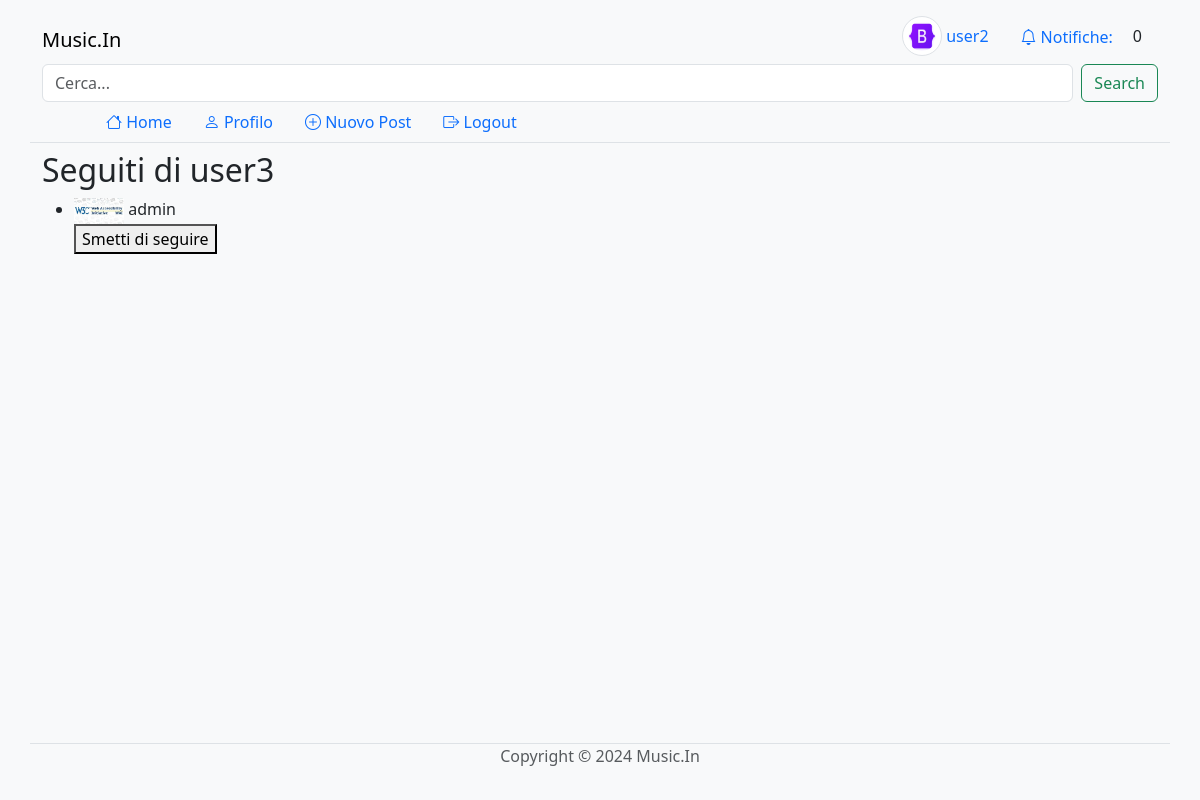
The page /following.php?user_id=3 (signed in) on the database its author committed.
### tables this page shows
create table users (
     `id` int not null AUTO_INCREMENT,
     `username` varchar(255) not null,
     `password` varchar(255) not null,
     `email` varchar(255) not null,
     `name` varchar(255),
     `surname` varchar(255),
     `image` varchar(255),
     `genre_id` int,
     constraint `IDUser` primary key (`id`),
     unique key `username` (`username`),
     unique key `email` (`email`));

create table follows (
     `followed_id` int not null,
     `follower_id` int not null,
     constraint `IDfollows` primary key (`follower_id`, `followed_id`));

### following.php (called while the page is built, shortened)
<?php
require_once __DIR__ . '/bootstrap.php';
$profile_user_id = $_GET['user_id'];
$following = $dbh->getFollowing($profile_user_id);
function isFollowing($dbh, $user_id, $profile_user_id) {
    $following = $dbh->getFollowing($user_id);
    foreach ($following as $follow) {
        if ($follow['followed_id'] == $profile_user_id) {
            return true;
        }
    }
    return false;
}
$templateParams["title"] = "Music.In - Seguiti di " . htmlspecialchars($dbh->getUserInfo($profile_user_id)['username']);
$templateParams["name"] = "following";
require __DIR__ . '/template/base.php';
?>

### db/connessione-db.php (called while the page is built)
<?php
require_once(__DIR__ . "/dbhelper.php");
$servername = "localhost";
$username = "root";
$password = "";
$dbname = "music_in";
$port = 3306;
$dbh = new DatabaseHelper($servername, $username, $password, $dbname, $port);
?>

### db/dbhelper.php (called while the page is built, shortened)
<?php
class DatabaseHelper {
    private $conn;
    public function __construct($servername, $username, $password, $dbname, $port) {
        try {
            $this->conn = new PDO("mysql:host=$servername;dbname=$dbname;port=$port", $username, $password);
            $this->conn->setAttribute(PDO::ATTR_ERRMODE, PDO::ERRMODE_EXCEPTION);
            $this->conn->exec("SET NAMES utf8mb4");
        } catch(PDOException $e) {
            echo "Connessione al database fallita: " . $e->getMessage();
            die();
        }
    }
    public function getUserInfo($user_id) {
        $query_user = "SELECT username, email, name, surname, image as profile_image, genre_id FROM users WHERE id = :user_id";
        $stmt_user = $this->conn->prepare($query_user);
        $stmt_user->bindParam(':user_id', $user_id);
        $stmt_user->execute();
        $user = $stmt_user->fetch(PDO::FETCH_ASSOC);
        return $user;
    }
    public function getFollowing($user_id) {
        $query = "SELECT followed_id FROM follows WHERE follower_id = :follower_id";
        $stmt = $this->conn->prepare($query);
        $stmt->bindParam(":follower_id", $user_id);
        $stmt->execute();
        $followed_ids = $stmt->fetchAll(PDO::FETCH_ASSOC);
        return $followed_ids;
    }
}
?>

### template/following.php (the view, shortened to what this page needs)
<h2>Seguiti di <?php echo htmlspecialchars($dbh->getUserInfo($profile_user_id)['username']); ?></h2>
<ul>
    <?php foreach ($following as $followed): ?>
        <?php $followed_info = $dbh->getUserInfo($followed['followed_id']); ?>
        <li>
            <img src="<?php echo UPLOAD_DIR . htmlspecialchars($followed_info['profile_image']); ?>" alt="Immagine Profilo" style="width: 50px; height: auto;">
            <?php echo htmlspecialchars($followed_info['username']); ?>
            <form method="post">
                <?php if (isFollowing($dbh, $user_id, $followed['followed_id'])): ?>
                    <button type="submit" name="action" value="unfollow">Smetti di seguire</button>
                <?php else: ?>
                    <button type="submit" name="action" value="follow">Segui</button>
                <?php endif; ?>
            </form>
        </li>
    <?php endforeach; ?>
</ul>

### template/base.php (shortened to what this page needs)
<!DOCTYPE html>
<html lang="it" class="h-100">
<head>
    <link href="https://cdn.jsdelivr.net/npm/bootstrap@5.3.3/dist/css/bootstrap.min.css" rel="stylesheet">
    <link rel="stylesheet" href="https://cdn.jsdelivr.net/npm/bootstrap-icons@1.11.3/font/bootstrap-icons.min.css">
    <link rel='stylesheet' type='text/css' href='css/common.css'>
</head>
<body class="bg-light d-flex flex-column h-100">
<?php
$username = $dbh->getUserInfo(getCurrentUserId())['username'];
$profile_image = $dbh->getUserInfo(getCurrentUserId())['profile_image'];
?>
    <nav class="navbar navbar-expand-md navbar-light bg-light sticky-top">
        <div class="container justify-content-center border-bottom">
            <div class="col-12">
                <div class="d-flex">
                    <h1><a class="navbar-brand" href="/">Music.In</a></h1>
                    <div class="container nav nav-pills align-items-center justify-content-end">
                        <a class="nav-link" href="profile.php">
                            <?php if (!empty($profile_image)): ?>
                                <img style="height: 30pt; width: 30pt;" class="img-thumbnail rounded-circle" src="<?php echo UPLOAD_DIR . htmlspecialchars($profile_image); ?>" alt="Immagine Profilo">
                            <?php else: ?>
                                <i class="bi bi-person-circle align-middle"></i>
                            <?php endif; ?>
                            <span class="d-none d-sm-inline align-middle"><?php echo htmlspecialchars($username); ?></span>
                        </a>
                        <a class="nav-link <?php markIfActive("notifications.php"); ?>" href="notifications.php"><i class="bi bi-bell align-middle"></i><span class="d-none d-sm-inline ms-1 align-middle">Notifiche:</span></a>
                        <span id="notification_counter" class="p-1">0</span>
                    </div>
                </div>
                <form class="d-flex" role="search" action="search.php" method="get">
                <input class="form-control me-2" type="search" id="searchBar" name="user_id" placeholder="Cerca..." aria-label="Search">
                <button class="btn btn-outline-success" type="submit">Search</button>
            </form>
                <div class="px-5 navbar-collapse" id="navbarCollapse">
                    <ul class="nav nav-pills col-12 col-lg-auto my-2 justify-content-center my-md-0 text-small">
                        <?php
                        $navlinks = [
                            ["index.php", "bi-house", "Home"],
                            ["profile.php", "bi-person", "Profilo"],
                            ["new-post.php", "bi-plus-circle", "Nuovo Post"],
                            ["logout.php", "bi-box-arrow-right", "Logout"],
                        ];
                        ?>
                        <?php foreach ($navlinks as $navlink) : ?>
                            <li class="nav-item">
                                <a class="nav-link <?php markIfActive($navlink[0]); ?>" href="<?php echo $navlink[0]; ?>">
                                    <i class="bi <?php echo $navlink[1]; ?>"></i>
                                    <span class="d-none d-md-inline"><?php echo $navlink[2]; ?></span>
                                </a>
                            </li>
                        <?php endforeach; ?>
                    </ul>
                </div>
            </div>
        </div>
    </nav>
    <main class="flex-shrink-0">
        <div class="container">
            <?php if(isset($templateParams["name"])) { require(__DIR__ . "/" . $templateParams["name"] . ".php"); } ?>
        </div>
    </main>
    <footer class="footer mt-auto py-3 bg-body-tertiary">
        <div class="container border-top">
            <p class="text-center text-body-secondary">Copyright &copy; 2024 Music.In</p>
        </div>
    </footer>
</body>
</html>

### rows shown on the page
users: image (picture), username "user2"
users: username "user3"
follows: followed.image (picture), followed.username "admin"

### other values the page prints
$navlink[2] "Home"
$navlink[2] "Profilo"
$navlink[2] "Nuovo Post"
$navlink[2] "Logout"
